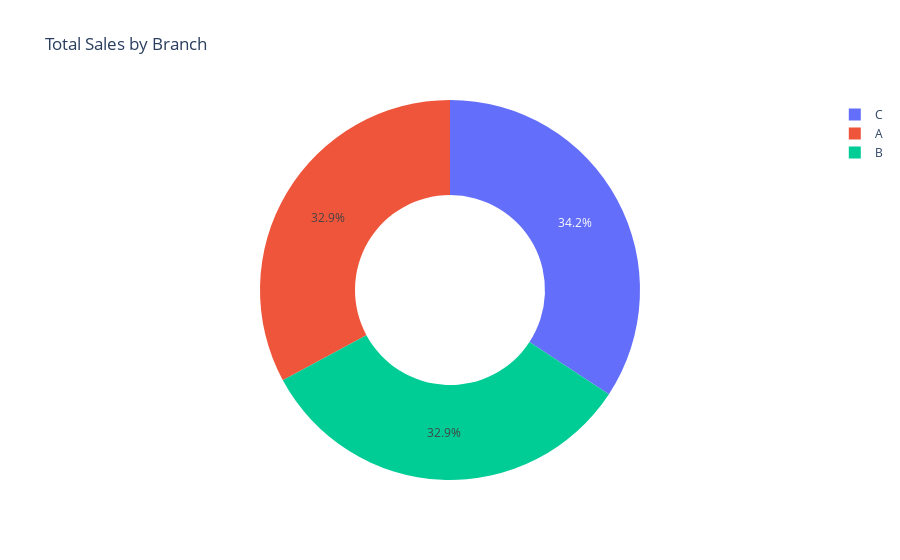

Source (notebook cell):
### Code cell
px.pie(data_frame=total_sales_by_branch,names='branch',values='total', title='Total Sales by Branch', hole=0.5)

### Figure 1 — Plotly figure (JSON) as saved in the notebook; plotly's stock layout.template omitted (floating-point values rounded to 4 significant figures)
{"data": [{"domain": {"x": [0, 1], "y": [0, 1]}, "hole": 0.5, "hovertemplate": "branch=%{label}<br>total=%{value}<extra></extra>", "labels": ["A", "B", "C"], "legendgroup": "", "name": "", "showlegend": true, "type": "pie", "values": [106200.0, 106200.0, 110600.0]}], "layout": {"legend": {"tracegroupgap": 0}, "title": {"text": "Total Sales by Branch"}}}
